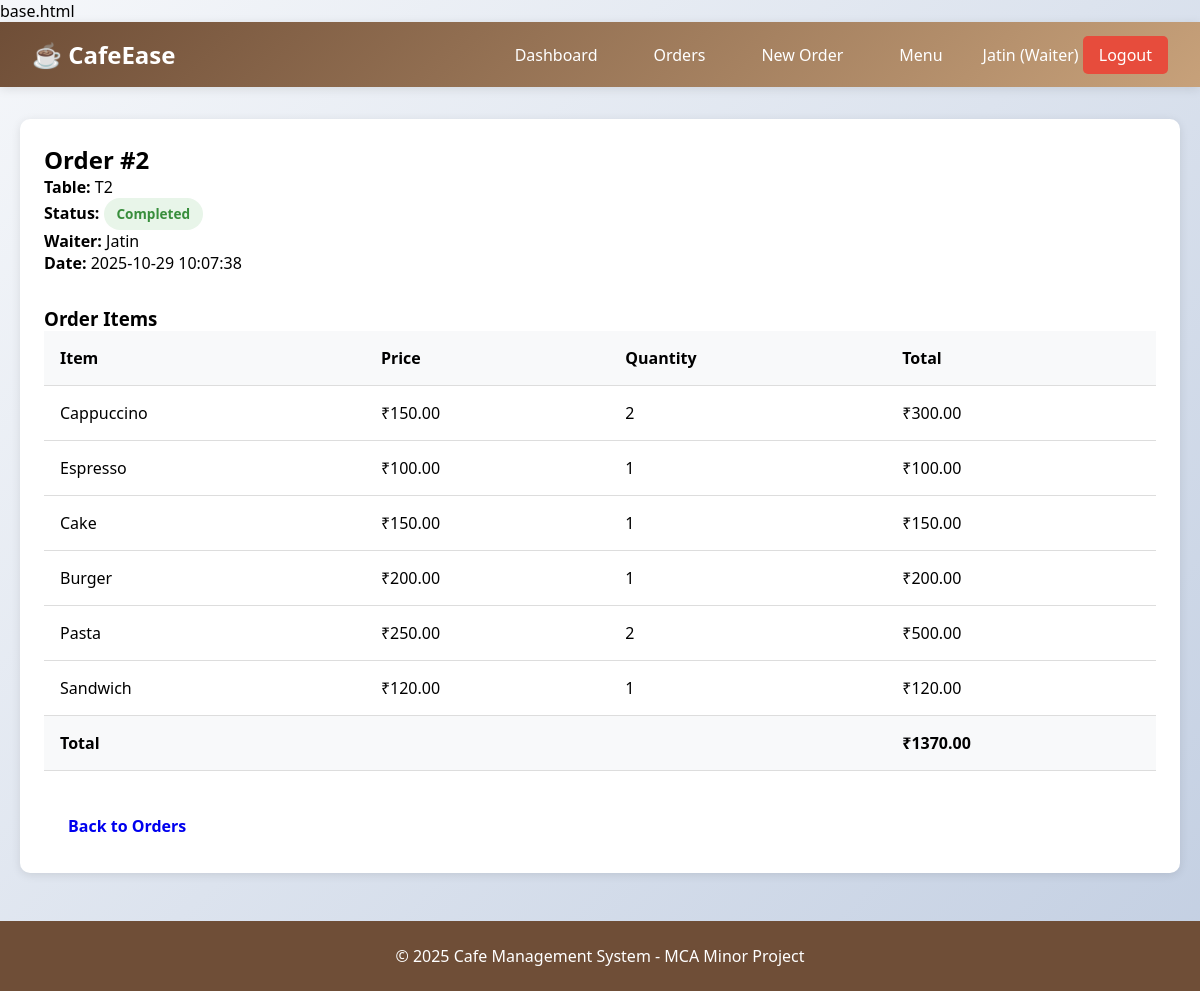
/orders/view/2 (signed in), run on the app's committed database.
### tables this page shows
CREATE TABLE users (
    id INTEGER PRIMARY KEY AUTOINCREMENT,
    name VARCHAR(100) NOT NULL,
    email VARCHAR(100) UNIQUE NOT NULL,
    password VARCHAR(255) NOT NULL,
    role VARCHAR(20) NOT NULL CHECK(role IN ('Manager', 'Cashier', 'Waiter')),
    created_at TIMESTAMP DEFAULT CURRENT_TIMESTAMP
);

CREATE TABLE orders (
    id INTEGER PRIMARY KEY AUTOINCREMENT,
    table_no VARCHAR(10) NOT NULL,
    status VARCHAR(20) DEFAULT 'Placed' CHECK(status IN ('Placed', 'Preparing', 'Completed', 'Cancelled')),
    total_amount DECIMAL(10, 2) DEFAULT 0,
    waiter_id INTEGER NOT NULL,
    created_at TIMESTAMP DEFAULT CURRENT_TIMESTAMP,
    FOREIGN KEY (waiter_id) REFERENCES users(id)
);

CREATE TABLE order_items (
    id INTEGER PRIMARY KEY AUTOINCREMENT,
    order_id INTEGER NOT NULL,
    item_id INTEGER NOT NULL,
    quantity INTEGER NOT NULL,
    price_each DECIMAL(10, 2) NOT NULL,
    line_total DECIMAL(10, 2) NOT NULL,
    FOREIGN KEY (order_id) REFERENCES orders(id) ON DELETE CASCADE,
    FOREIGN KEY (item_id) REFERENCES menu_items(id)
);

CREATE TABLE menu_items (
    id INTEGER PRIMARY KEY AUTOINCREMENT,
    name VARCHAR(150) NOT NULL,
    description TEXT,
    price DECIMAL(10, 2) NOT NULL,
    category VARCHAR(50) NOT NULL,
    stock_quantity INTEGER DEFAULT 0,
    is_available BOOLEAN DEFAULT 1,
    created_at TIMESTAMP DEFAULT CURRENT_TIMESTAMP
);

### app.py (the view)
@app.route('/orders/view/<int:order_id>')
@login_required
def view_order(order_id):
    conn = get_db_connection()
    order = conn.execute('''
        SELECT o.*, u.name as waiter_name
        FROM orders o
        JOIN users u ON o.waiter_id = u.id
        WHERE o.id = ?
    ''', (order_id,)).fetchone()
    order_items = conn.execute('''
        SELECT oi.*, mi.name as item_name
        FROM order_items oi
        JOIN menu_items mi ON oi.item_id = mi.id
        WHERE oi.order_id = ?
    ''', (order_id,)).fetchall()
    conn.close()
    return render_template('view_order.html', order=order, order_items=order_items)

### app.py (called while the page is built)
def get_db_connection():
    conn = sqlite3.connect(DATABASE)
    conn.row_factory = sqlite3.Row
    return conn

def login_required(f):
    @wraps(f)
    def decorated_function(*args, **kwargs):
        if 'user_id' not in session:
            flash('Please login first!', 'error')
            return redirect(url_for('login'))
        return f(*args, **kwargs)
    return decorated_function

### templates/view_order.html (shortened to what this page needs)
{% extends "base.html" %}
{% block content %}
<div class="card">
    <h2>Order #{{ order.id }}</h2>
    <p><strong>Table:</strong> {{ order.table_no }}</p>
    <p><strong>Status:</strong> <span class="badge badge-{{ order.status.lower() }}">{{ order.status }}</span></p>
    <p><strong>Waiter:</strong> {{ order.waiter_name }}</p>
    <p><strong>Date:</strong> {{ order.created_at }}</p>
    <h3 style="margin-top: 2rem;">Order Items</h3>
    <table class="table">
        <thead>
            <tr>
                <th>Item</th>
                <th>Price</th>
                <th>Quantity</th>
                <th>Total</th>
            </tr>
        </thead>
        <tbody>
            {% for item in order_items %}
            <tr>
                <td>{{ item.item_name }}</td>
                <td>₹{{ "%.2f"|format(item.price_each) }}</td>
                <td>{{ item.quantity }}</td>
                <td>₹{{ "%.2f"|format(item.line_total) }}</td>
            </tr>
            {% endfor %}
            <tr style="font-weight: bold; background: #f8f9fa;">
                <td colspan="3">Total</td>
                <td>₹{{ "%.2f"|format(order.total_amount) }}</td>
            </tr>
        </tbody>
    </table>
    <div style="margin-top: 2rem;">
        <a href="{{ url_for('orders') }}" class="btn btn-secondary">Back to Orders</a>
    </div>
</div>
{% endblock %}

### templates/base.html (shortened to what this page needs)
<!DOCTYPE html>
<html lang="en">
<head>
</head>
<body>
    {% if session.user_id %}
    <nav class="navbar">
        <div class="nav-container">
            <a href="{{ url_for('dashboard') }}" class="nav-brand">☕ CafeEase</a>
            <ul class="nav-menu">
                <li><a href="{{ url_for('dashboard') }}">Dashboard</a></li>
                {% if session.role in ['Waiter', 'Manager'] %}
                <li><a href="{{ url_for('orders') }}">Orders</a></li>
                <li><a href="{{ url_for('create_order') }}">New Order</a></li>
                {% endif %}
                <li><a href="{{ url_for('menu') }}">Menu</a></li>
                <li>
                    <span style="color: white;">{{ session.user_name }} ({{ session.role }})</span>
                    <a href="{{ url_for('logout') }}" class="btn-logout">Logout</a>
                </li>
            </ul>
        </div>
    </nav>
    {% endif %}
    <main class="container">
        {% block content %}{% endblock %}
    </main>
    <footer class="footer">
        <p>&copy; 2025 Cafe Management System - MCA Minor Project</p>
    </footer>
</body>
</html>

### templates/base.html (style rules this page uses)
* { margin: 0; padding: 0; box-sizing: border-box; }
body { font-family: 'Segoe UI', Tahoma, Geneva, Verdana, sans-serif; background: linear-gradient(135deg, #f5f7fa 0%, #c3cfe2 100%); min-height: 100vh; }
.navbar { background: linear-gradient(135deg, #6F4E37 0%, #C7A17A 100%); padding: 1rem 2rem; box-shadow: 0 2px 10px rgba(0,0,0,0.1); }
.nav-container { max-width: 1200px; margin: 0 auto; display: flex; justify-content: space-between; align-items: center; flex-wrap: wrap; }
.nav-brand { font-size: 1.5rem; font-weight: bold; color: white; text-decoration: none; }
.nav-menu { display: flex; list-style: none; gap: 1.5rem; align-items: center; }
.nav-menu a { color: white; text-decoration: none; padding: 0.5rem 1rem; border-radius: 5px; transition: background 0.3s; }
.btn-logout { background: #e74c3c; padding: 0.5rem 1rem; border-radius: 5px; color: white; text-decoration: none; }
.container { max-width: 1200px; margin: 2rem auto; padding: 0 20px; }
.card { background: white; border-radius: 10px; padding: 1.5rem; margin-bottom: 2rem; box-shadow: 0 2px 10px rgba(0,0,0,0.1); }
.btn { padding: 0.75rem 1.5rem; border: none; border-radius: 8px; font-size: 1rem; cursor: pointer; text-decoration: none; display: inline-block; transition: all 0.3s; font-weight: 600; }
.table { width: 100%; border-collapse: collapse; }
.table thead { background: #f8f9fa; }
.table th, .table td { padding: 1rem; text-align: left; border-bottom: 1px solid #ddd; }
.badge { padding: 0.4rem 0.8rem; border-radius: 20px; font-size: 0.85rem; font-weight: 600; display: inline-block; }
.badge-completed { background: #e8f5e9; color: #388e3c; }
.footer { background: #6F4E37; color: white; text-align: center; padding: 1.5rem; margin-top: 3rem; }

### data on the page
users: user_name "Jatin", role "Waiter", waiter_name "Jatin"
orders: id "2", table_no "T2", status "Completed", created_at "2025-10-29 10:07:38", total_amount "1370.00"
order_items: item_name "Cappuccino", price_each "150.00", quantity "2", line_total "300.00"
order_items: item_name "Espresso", price_each "100.00", quantity "1", line_total "100.00"
order_items: item_name "Cake", price_each "150.00", quantity "1", line_total "150.00"
order_items: item_name "Burger", price_each "200.00", quantity "1", line_total "200.00"
order_items: item_name "Pasta", price_each "250.00", quantity "2", line_total "500.00"
order_items: item_name "Sandwich", price_each "120.00", quantity "1", line_total "120.00"
